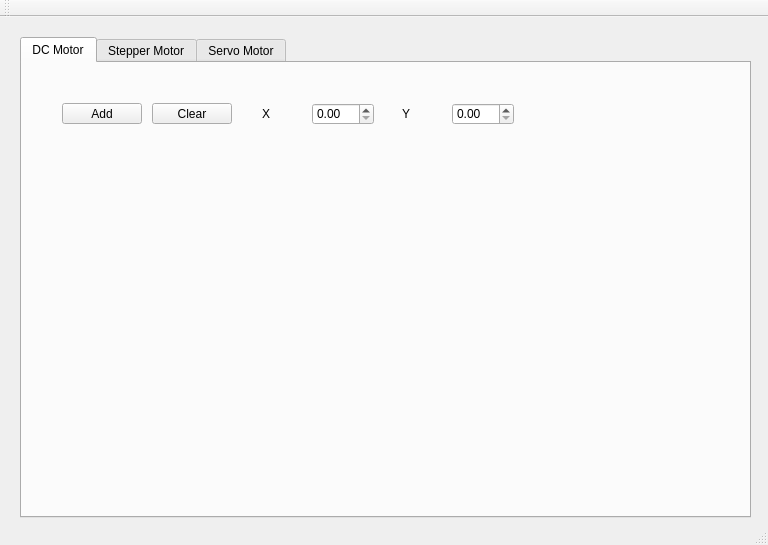
<?xml version="1.0" encoding="UTF-8"?>
<ui version="4.0">
 <class>MainWindow</class>
 <widget class="QMainWindow" name="MainWindow">
  <property name="geometry">
   <rect>
    <x>0</x>
    <y>0</y>
    <width>768</width>
    <height>545</height>
   </rect>
  </property>
  <property name="windowTitle">
   <string>MRSD Sensor Lab</string>
  </property>
  <widget class="QWidget" name="centralWidget">
   <widget class="QTabWidget" name="tabWidget">
    <property name="geometry">
     <rect>
      <x>20</x>
      <y>20</y>
      <width>731</width>
      <height>481</height>
     </rect>
    </property>
    <property name="currentIndex">
     <number>0</number>
    </property>
    <widget class="QWidget" name="tab1">
     <attribute name="title">
      <string>DC Motor</string>
     </attribute>
     <widget class="QCustomPlot" name="customPlot" native="true">
      <property name="geometry">
       <rect>
        <x>40</x>
        <y>140</y>
        <width>281</width>
        <height>251</height>
       </rect>
      </property>
     </widget>
     <widget class="QPushButton" name="addButton">
      <property name="geometry">
       <rect>
        <x>40</x>
        <y>40</y>
        <width>80</width>
        <height>21</height>
       </rect>
      </property>
      <property name="text">
       <string>Add</string>
      </property>
     </widget>
     <widget class="QPushButton" name="clearButton">
      <property name="geometry">
       <rect>
        <x>130</x>
        <y>40</y>
        <width>80</width>
        <height>21</height>
       </rect>
      </property>
      <property name="text">
       <string>Clear</string>
      </property>
     </widget>
     <widget class="QLabel" name="label_2">
      <property name="geometry">
       <rect>
        <x>380</x>
        <y>40</y>
        <width>35</width>
        <height>21</height>
       </rect>
      </property>
      <property name="text">
       <string>Y</string>
      </property>
     </widget>
     <widget class="QLabel" name="label">
      <property name="geometry">
       <rect>
        <x>240</x>
        <y>40</y>
        <width>35</width>
        <height>21</height>
       </rect>
      </property>
      <property name="text">
       <string>X</string>
      </property>
     </widget>
     <widget class="QDoubleSpinBox" name="boxY">
      <property name="geometry">
       <rect>
        <x>430</x>
        <y>40</y>
        <width>62</width>
        <height>22</height>
       </rect>
      </property>
     </widget>
     <widget class="QDoubleSpinBox" name="boxX">
      <property name="geometry">
       <rect>
        <x>290</x>
        <y>40</y>
        <width>62</width>
        <height>22</height>
       </rect>
      </property>
     </widget>
     <widget class="QCustomPlot" name="plot_2" native="true">
      <property name="geometry">
       <rect>
        <x>410</x>
        <y>140</y>
        <width>281</width>
        <height>251</height>
       </rect>
      </property>
     </widget>
    </widget>
    <widget class="QWidget" name="tab2">
     <attribute name="title">
      <string>Stepper Motor</string>
     </attribute>
    </widget>
    <widget class="QWidget" name="tab3">
     <attribute name="title">
      <string>Servo Motor</string>
     </attribute>
    </widget>
   </widget>
  </widget>
  <widget class="QMenuBar" name="menuBar">
   <property name="geometry">
    <rect>
     <x>0</x>
     <y>0</y>
     <width>768</width>
     <height>17</height>
    </rect>
   </property>
  </widget>
  <widget class="QToolBar" name="mainToolBar">
   <attribute name="toolBarArea">
    <enum>TopToolBarArea</enum>
   </attribute>
   <attribute name="toolBarBreak">
    <bool>false</bool>
   </attribute>
  </widget>
  <widget class="QStatusBar" name="statusBar"/>
 </widget>
 <layoutdefault spacing="6" margin="11"/>
 <customwidgets>
  <customwidget>
   <class>QCustomPlot</class>
   <extends>QWidget</extends>
   <header>qcustomplot.h</header>
   <container>1</container>
  </customwidget>
 </customwidgets>
 <resources/>
 <connections/>
</ui>
